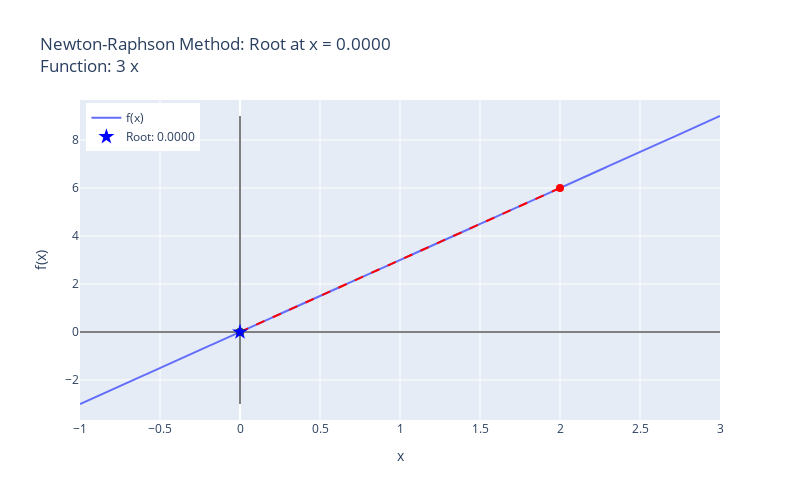

The cell this chart's notebook holds for it:
### Code cell
runNRM()

### Figure 1 — Plotly figure (JSON) as saved in the notebook; plotly's stock layout.template omitted (floating-point values rounded to 4 significant figures; data arrays with more than 128 entries replaced by an {"elided": "..."} marker saying what was removed)
{"data": [{"mode": "lines", "name": "f(x)", "type": "scatter", "x": {"elided": "4000 float values"}, "y": {"elided": "4000 float values"}}, {"line": {"color": "black", "width": 1}, "mode": "lines", "showlegend": false, "type": "scatter", "x": [-1, 3], "y": [0, 0]}, {"line": {"color": "black", "width": 1}, "mode": "lines", "showlegend": false, "type": "scatter", "x": [0, 0], "y": [-3, 9]}, {"line": {"color": "red", "dash": "dash"}, "mode": "lines", "showlegend": false, "type": "scatter", "x": [2, 0], "y": [6, 0]}, {"marker": {"color": "red", "size": 8}, "mode": "markers", "showlegend": false, "type": "scatter", "x": [2], "y": [6]}, {"marker": {"color": "green", "size": 8}, "mode": "markers", "showlegend": false, "type": "scatter", "x": [0], "y": [0]}, {"line": {"color": "red", "dash": "dash"}, "mode": "lines", "showlegend": false, "type": "scatter", "x": [0, 0], "y": [0, 0]}, {"marker": {"color": "red", "size": 8}, "mode": "markers", "showlegend": false, "type": "scatter", "x": [0], "y": [0]}, {"marker": {"color": "green", "size": 8}, "mode": "markers", "showlegend": false, "type": "scatter", "x": [0], "y": [0]}, {"marker": {"color": "blue", "size": 12, "symbol": "star"}, "mode": "markers", "name": "Root: 0.0000", "type": "scatter", "x": [0], "y": [0]}], "layout": {"height": 500, "legend": {"x": 0.01, "xanchor": "left", "y": 0.99, "yanchor": "top"}, "title": {"text": "Newton-Raphson Method: Root at x = 0.0000<br>Function: 3 x"}, "width": 800, "xaxis": {"title": {"text": "x"}}, "yaxis": {"title": {"text": "f(x)"}}}}
